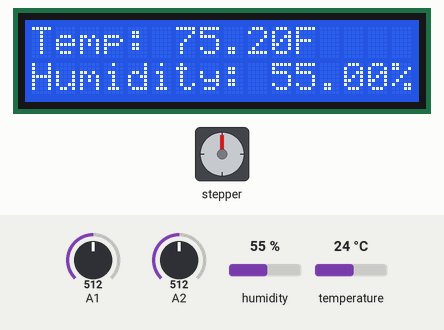
This sketch was run on a simulated Arduino Uno, built with avr-gcc and run on an emulated ATmega328P. Shown: 16×2 character LCD, stepper motor. The test bench sets the inputs (shaded band); at power-on: A2 = 512, A1 = 512, humidity 55 %, temperature 24 °C. Stepper angles assume 2048 steps per turn.

Above: at 1.2 s.
1.3 s: A2 set to 361
2.8 s: A2 set to 331
At 3.6 s:
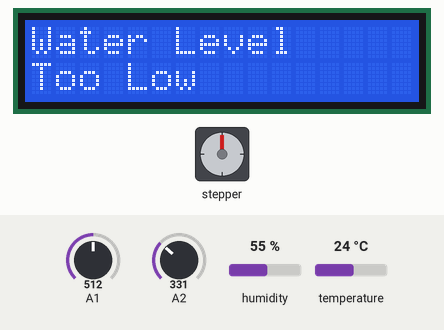
8.8 s: A2 set to 215
14.8 s: A2 set to 181
At 16.0 s:
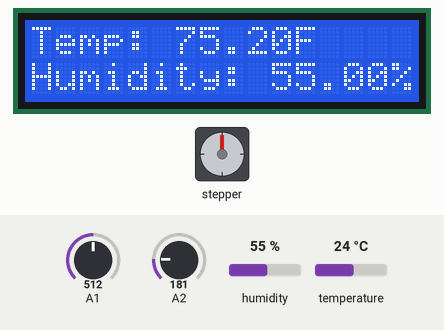
16.3 s: A1 set to 523
17.8 s: A1 set to 539
At 17.96 s:
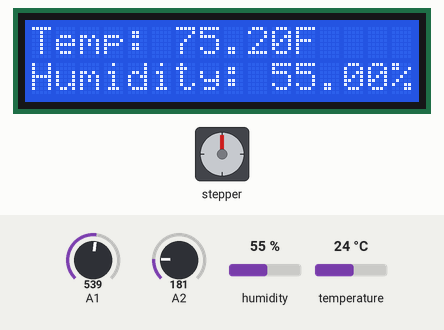
At 19.03 s:
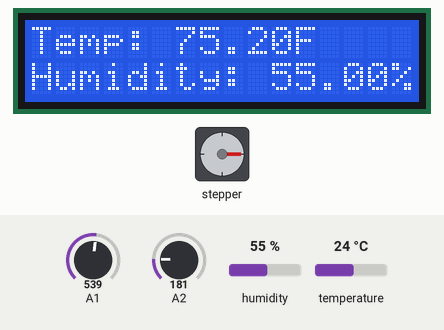
Timing chart, 0 to 23.0 s (numbered marks = the images above; inputs shaded):
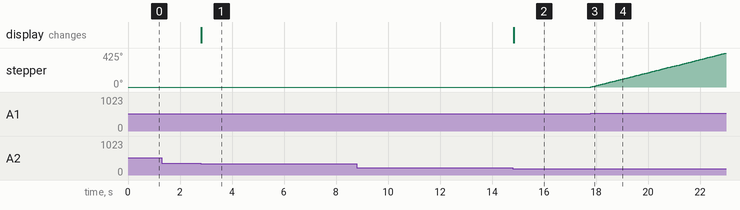

Measured:
- the behaviour switches between 350 and 349 on A2 (found by bisection; images 0 and 1)
- the behaviour switches between 200 and 199 on A2 (found by bisection; images 1 and 2)
- the behaviour switches between 530 and 531 on A1 (found by bisection; images 2 and 3)
- after the input at 1.3 s, every drawn part: stays the same
- after the input at 2.8 s, the display: changes at once (image 1)
- after the input at 8.8 s, every drawn part: stays the same
- after the input at 14.8 s, the display: changes at once (image 2)
- after the input at 16.3 s, every drawn part: stays the same
- after the input at 17.8 s, stepper: keeps turning clockwise at about 82°/s, starting at once

The sketch:

final_project.ino
```cpp
/*
CPE 301 Final Project
Names: Daniel Matthies, Ethan Partain, Ibrahim Khondoker
Date: 12/15/2023
*/


#include <Stepper.h>
#include "DHT.h"
#define DHTPIN 6
#define DHTTYPE DHT11
#include <LiquidCrystal.h>
#include <RTClib.h>

DHT dht(DHTPIN, DHTTYPE);
const int stepsPerRevolution = 2048;  // change this to fit the number of steps per revolution
const int rolePerMinute = 15;
unsigned char X_pin = 1; // analog pin connected to X output
const int rs = 12, en = 11, d4 = 10, d5 = 9, d6 = 8, d7 = 7;
LiquidCrystal lcd(rs, en, d4, d5, d6, d7);

#define RDA 0x80
#define TBE 0x20

volatile unsigned char *myUCSR0A = (unsigned char *)0x00C0;
volatile unsigned char *myUCSR0B = (unsigned char *)0x00C1;
volatile unsigned char *myUCSR0C = (unsigned char *)0x00C2;
volatile unsigned int  *myUBRR0  = (unsigned int *) 0x00C4;
volatile unsigned char *myUDR0   = (unsigned char *)0x00C6;

volatile unsigned char* my_ADMUX = (unsigned char*) 0x7C;
volatile unsigned char* my_ADCSRB = (unsigned char*) 0x7B;
volatile unsigned char* my_ADCSRA = (unsigned char*) 0x7A;
volatile unsigned int* my_ADC_DATA = (unsigned int*) 0x78;

unsigned char levelchannel = 2;
unsigned int levelint;

// ports for input and output
volatile unsigned char* port_a = (unsigned char*) 0x22;
volatile unsigned char* ddr_a  = (unsigned char*) 0x21;
volatile unsigned char* pin_a  = (unsigned char*) 0x20;

volatile unsigned char* port_k = (unsigned char*) 0x108;
volatile unsigned char* ddr_k  = (unsigned char*) 0x107;
volatile unsigned char* pin_k  = (unsigned char*) 0x106;

// for checking every 30 seconds
const long interval = 30000; // in milliseconds
unsigned long previousMilli = 0; // stores last time an update happened

// for button functionality
bool isDisabled = false;

// for date and time
RTC_DS1307 rtc;
DateTime currentTime;

Stepper myStepper(stepsPerRevolution, 2, 4, 3, 5);

void setup() {
  // setup the UART
  U0init(9600);
  // setup the ADC
  adc_init();

  // setup Stepper Motor
  myStepper.setSpeed(rolePerMinute);

  // setup DHT and LCD
  dht.begin(); // initialize the sensor
  // set up the LCD's number of columns and rows:
  lcd.begin(16, 2);

  // setup pins and ports
  // set input PK2 and enable pull-down resistor
  *ddr_k &= 0xFB;
  *port_k &= 0xFB;

  // set outputs on PB0, PB1, PB2, and PB3
  *ddr_a |= 0x0F;

  // for date and time
  //rtc.begin();
  //rtc.adjust(DateTime(F(__DATE__), F(__TIME__)));
}

void loop() {
  static bool ButtonState = HIGH;
  bool newButtonState = ((*pin_k & 0x04) == 0);

  //currentTime = rtc.now();

  if (newButtonState != ButtonState) {
    ButtonState = newButtonState;


    if (ButtonState == LOW) {
      isDisabled = !isDisabled;

      if(isDisabled) {
        //serialPrintTime();

        // Turning on the yellow light
        *port_a |= 0b00000010;
        *port_a &= 0b11110010;
        lcd.clear();
        lcd.setCursor(0, 0);
        lcd.print("Disabled");

        stepperMotor();
      }
      else {

      }
    }
  }

  if (!isDisabled) {
    // Water Level Integer
    //levelint = 100; // for testing purposes
    levelint = adc_read(levelchannel) - 200; // the reason why I'm subtracting 200 is because my water level sensor seemed damage

    // state red light
    if (levelint < 150) {
      //serialPrintTime();

      // Turning red light on
      *port_a |= 0b00000100;
      *port_a &= 0b11110100;

      lcd.clear();
      lcd.setCursor(0,0);
      lcd.print("Water Level");
      lcd.setCursor(0,1);
      lcd.print("Too Low");
    }

    // state blue light
    else if (dht.readTemperature(true) > 70) {
      //serialPrintTime();
      // Turning blue light on
      *port_a |= 0b00001000;
      *port_a &= 0b11111000;

      // DHT related function
      getTemp();

      // stepper motor function
      stepperMotor();
    }

    // state green light
    else {
      //serialPrintTime();

      // Turning Green Light on
      *port_a |= 0b00000001;
      *port_a &= 0b11110001; // Turn off Red, Blue, and Yellow Lights

      // DHT related function
      getTemp();

      // stepper motor function
      stepperMotor();
    }

  }
}

void adc_init()
{
  // setup the A register
  *my_ADCSRA |= 0b10000000; // set bit   7 to 1 to enable the ADC
  *my_ADCSRA &= 0b11011111; // clear bit 6 to 0 to disable the ADC trigger mode
  *my_ADCSRA &= 0b11110111; // clear bit 5 to 0 to disable the ADC interrupt
  *my_ADCSRA &= 0b11111000; // clear bit 0-2 to 0 to set prescaler selection to slow reading
  // setup the B register
  *my_ADCSRB &= 0b11110111; // clear bit 3 to 0 to reset the channel and gain bits
  *my_ADCSRB &= 0b11111000; // clear bit 2-0 to 0 to set free running mode
  // setup the MUX Register
  *my_ADMUX  &= 0b01111111; // clear bit 7 to 0 for AVCC analog reference
  *my_ADMUX  |= 0b01000000; // set bit   6 to 1 for AVCC analog reference
  *my_ADMUX  &= 0b11011111; // clear bit 5 to 0 for right adjust result
  *my_ADMUX  &= 0b11100000; // clear bit 4-0 to 0 to reset the channel and gain bits
}

unsigned int adc_read(unsigned char adc_channel_num)
{
  // clear the channel selection bits (MUX 4:0)
  *my_ADMUX  &= 0b11100000;
  // clear the channel selection bits (MUX 5)
  *my_ADCSRB &= 0b11110111;
  // set the channel number
  if(adc_channel_num > 7)
  {
    // set the channel selection bits, but remove the most significant bit (bit 3)
    adc_channel_num -= 8;
    // set MUX bit 5
    *my_ADCSRB |= 0b00001000;
  }
  // set the channel selection bits
  *my_ADMUX  += adc_channel_num;
  // set bit 6 of ADCSRA to 1 to start a conversion
  *my_ADCSRA |= 0x40;
  // wait for the conversion to complete
  while((*my_ADCSRA & 0x40) != 0);
  // return the result in the ADC data register
  return *my_ADC_DATA;
}

void U0init(int U0baud)
{
 unsigned long FCPU = 16000000;
 unsigned int tbaud;
 tbaud = (FCPU / 16 / U0baud - 1);
 // Same as (FCPU / (16 * U0baud)) - 1;
 *myUCSR0A = 0x20;
 *myUCSR0B = 0x18;
 *myUCSR0C = 0x06;
 *myUBRR0  = tbaud;
}
unsigned char U0kbhit()
{
  return *myUCSR0A & RDA;
}
unsigned char U0getchar()
{
  return *myUDR0;
}
void U0putchar(unsigned char U0pdata)
{
  while((*myUCSR0A & TBE)==0);
  *myUDR0 = U0pdata;
}

// DHT Function
void getTemp(){
  // wait 30 seconds between measurements.
  unsigned long currentMilli = millis();
  if((currentMilli - previousMilli >= interval) || (currentMilli > 0)) {
    previousMilli = currentMilli;

    // read humidity
    float humi  = dht.readHumidity();
    // read temperature as Celsius
    float tempC = dht.readTemperature();
    // read temperature as Fahrenheit
    float tempF = dht.readTemperature(true);


    // check if any reads failed
    if (isnan(humi) || isnan(tempC) || isnan(tempF)) {
      lcd.print("Sensor Read Fail!");
    }
    else {
      lcd.setCursor(0,0);
      lcd.print("Temp: ");
      //lcd.print(tempC);
      //lcd.print("C ~ ");
      lcd.print(tempF);
      lcd.print("F");

      lcd.setCursor(0,1);
      lcd.print("Humidity: ");
      lcd.print(humi);
      lcd.print("%");
    }
  }
}

void stepperMotor() {
  // for stepper
  int a = adc_read(X_pin);
  if (a > 400 && a < 520)
  {
    for (int i = 2; i < 6; i++)
    {
      digitalWrite(i, LOW);
    }

  }
  else if (a < 400)
  {
    myStepper.setSpeed(rolePerMinute);
    myStepper.step(-30);
  }
  else if (a > 530)
  {
    myStepper.setSpeed(rolePerMinute);
    myStepper.step(30);
  }
}

void serialPrintTime() {
  String datetime = String(currentTime.month());
  for(int i = 0; i < datetime.length(); i++) {
    U0putchar(datetime[i]);
  }
  U0putchar('/');

  datetime = String(currentTime.day());
  for(int i = 0; i < datetime.length(); i++) {
    U0putchar(datetime[i]);
  }
  U0putchar('/');

  datetime = String(currentTime.year());
  for(int i = 0; i < datetime.length(); i++) {
    U0putchar(datetime[i]);
  }
  U0putchar(' ');

  datetime = String(currentTime.hour());
  for(int i = 0; i < datetime.length(); i++) {
    U0putchar(datetime[i]);
  }
  U0putchar(':');

  datetime = String(currentTime.minute());
  for(int i = 0; i < datetime.length(); i++) {
    U0putchar(datetime[i]);
  }

  U0putchar('\n');

}
```
